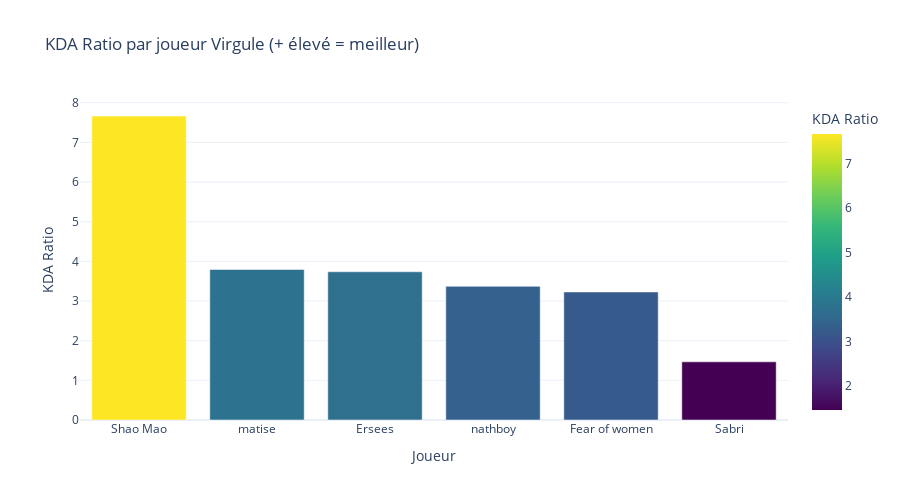

Notebook cell for this chart:
### Code cell
# Graphique KDA ratio
kda_ratio_stats = df_virgule.groupby("player_name")["kda_ratio"].mean().reset_index()
kda_ratio_stats = kda_ratio_stats.sort_values("kda_ratio", ascending=False)

fig_ratio = px.bar(
    kda_ratio_stats,
    x="player_name",
    y="kda_ratio",
    title="KDA Ratio par joueur Virgule (+ élevé = meilleur)",
    color="kda_ratio",
    color_continuous_scale="Viridis",
    labels={"player_name": "Joueur", "kda_ratio": "KDA Ratio"}
)
fig_ratio.update_layout(height=500, width=900, template="plotly_white")
fig_ratio.show()

### Figure 1 — Plotly figure (JSON) as saved in the notebook; plotly's stock layout.template omitted (floating-point values rounded to 4 significant figures)
{"data": [{"hovertemplate": "Joueur=%{x}<br>KDA Ratio=%{marker.color}<extra></extra>", "legendgroup": "", "marker": {"color": [7.667, 3.796, 3.738, 3.37, 3.229, 1.467], "coloraxis": "coloraxis", "pattern": {"shape": ""}}, "name": "", "orientation": "v", "showlegend": false, "textposition": "auto", "type": "bar", "x": ["Shao Mao", "matise", "Ersees", "nathboy", "Fear of women", "Sabri"], "xaxis": "x", "y": [7.667, 3.796, 3.738, 3.37, 3.229, 1.467], "yaxis": "y"}], "layout": {"barmode": "relative", "coloraxis": {"colorbar": {"title": {"text": "KDA Ratio"}}, "colorscale": [[0, "#440154"], [0.1111, "#482878"], [0.2222, "#3e4989"], [0.3333, "#31688e"], [0.4444, "#26828e"], [0.5556, "#1f9e89"], [0.6667, "#35b779"], [0.7778, "#6ece58"], [0.8889, "#b5de2b"], [1, "#fde725"]]}, "height": 500, "legend": {"tracegroupgap": 0}, "title": {"text": "KDA Ratio par joueur Virgule (+ élevé = meilleur)"}, "width": 900, "xaxis": {"anchor": "y", "domain": [0, 1], "title": {"text": "Joueur"}}, "yaxis": {"anchor": "x", "domain": [0, 1], "title": {"text": "KDA Ratio"}}}}
